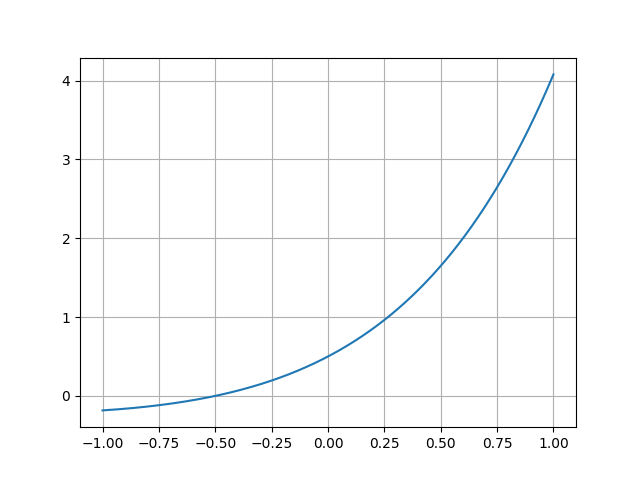

Write the Python code that produced this figure.
import matplotlib.pyplot as plt
import numpy as np

x = np.linspace(-1, 1, 1000)
y = (x + 0.5)*np.exp(x)

plt.plot(x, y)
plt.grid()
plt.show()
